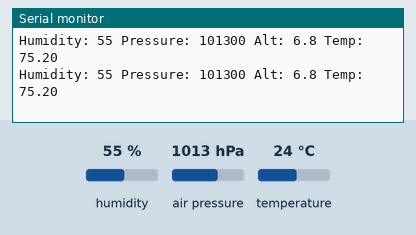
This sketch was run on a simulated Arduino Uno, built with avr-gcc and run on an emulated ATmega328P. On the bench: the last lines printed to the serial monitor. The test bench sets the inputs (shaded band); at power-on: humidity 55 %, air pressure 1013 hPa, temperature 24 °C.

Above: at 1.2 s.
1.3 s: humidity set to 22 %
At 1.34 s:
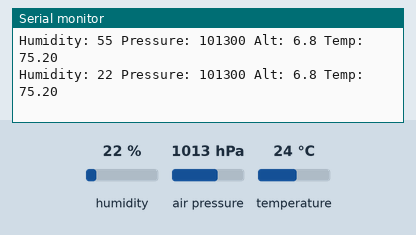
4.3 s: air pressure set to 952 hPa
At 4.33 s:
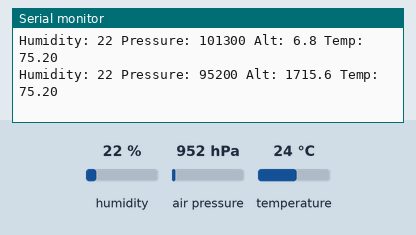
7.3 s: temperature set to 41 °C
At 7.36 s:
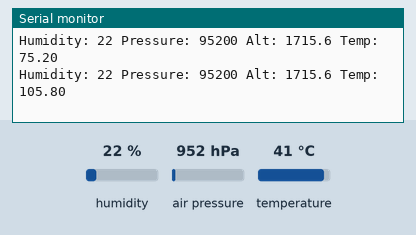
10.3 s: temperature set to 12 °C
At 10.33 s:
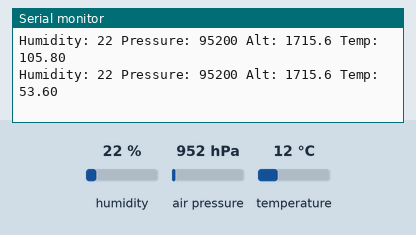
19.3 s: air pressure set to 1025 hPa
At 19.32 s:
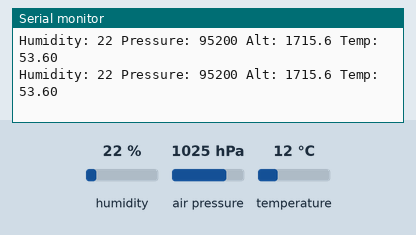
25.3 s: air pressure set to 975 hPa
At 25.38 s:
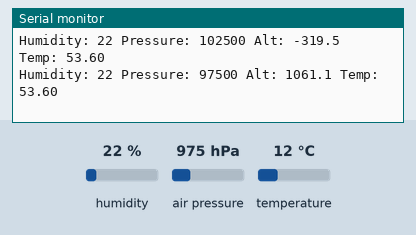
Timing chart, 0 to 28.3 s (numbered marks = the images above; inputs shaded):
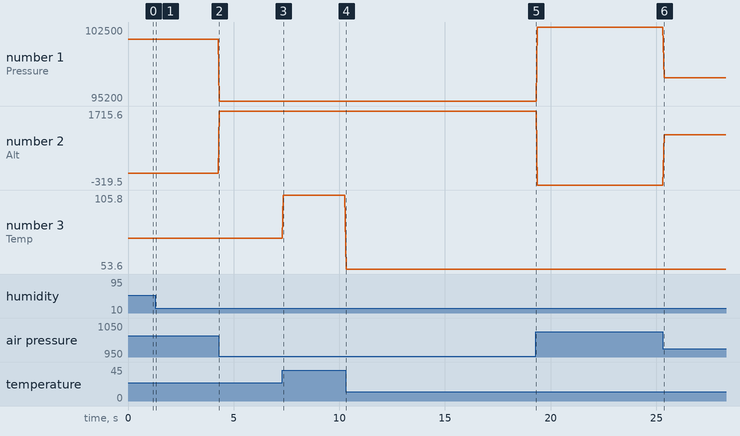

The sketch:

Test_BME280.ino
```cpp
#include "SparkFunBME280.h"
BME280 mySensor;


void setup() {
  Serial.begin(9600);
}

void loop() {
  Serial.print("Humidity: ");
  Serial.print(mySensor.readFloatHumidity(), 0);

  Serial.print(" Pressure: ");
  Serial.print(mySensor.readFloatPressure(), 0);

  Serial.print(" Alt: ");
  //Serial.print(mySensor.readFloatAltitudeMeters(), 1);
  Serial.print(mySensor.readFloatAltitudeFeet(), 1);

  Serial.print(" Temp: ");
  //Serial.print(mySensor.readTempC(), 2);
  Serial.print(mySensor.readTempF(), 2);

  Serial.println();

  delay(50);
}
```

Measured:
- after the input at 1.3 s, the serial monitor: prints a new line at once (image 1)
- after the input at 4.3 s, the serial monitor: prints a new line at once (image 2)
- after the input at 7.3 s, the serial monitor: prints a new line after 0.05 s (image 3)
- after the input at 10.3 s, the serial monitor: prints a new line at once (image 4)
- after the input at 25.3 s, the serial monitor: prints a new line after 0.07 s (image 6)
- plotted number 1: 101300 → 95200 after the input at 4.3 s, 95200 → 102500 after the input at 19.3 s, 102500 → 97500 after the input at 25.3 s
- plotted number 2: 6.8 → 1715.6 after the input at 4.3 s, 1715.6 → -319.5 after the input at 19.3 s, -319.5 → 1061.1 after the input at 25.3 s
- plotted number 3: 75.2 → 105.8 after the input at 7.3 s, 105.8 → 53.6 after the input at 10.3 s
